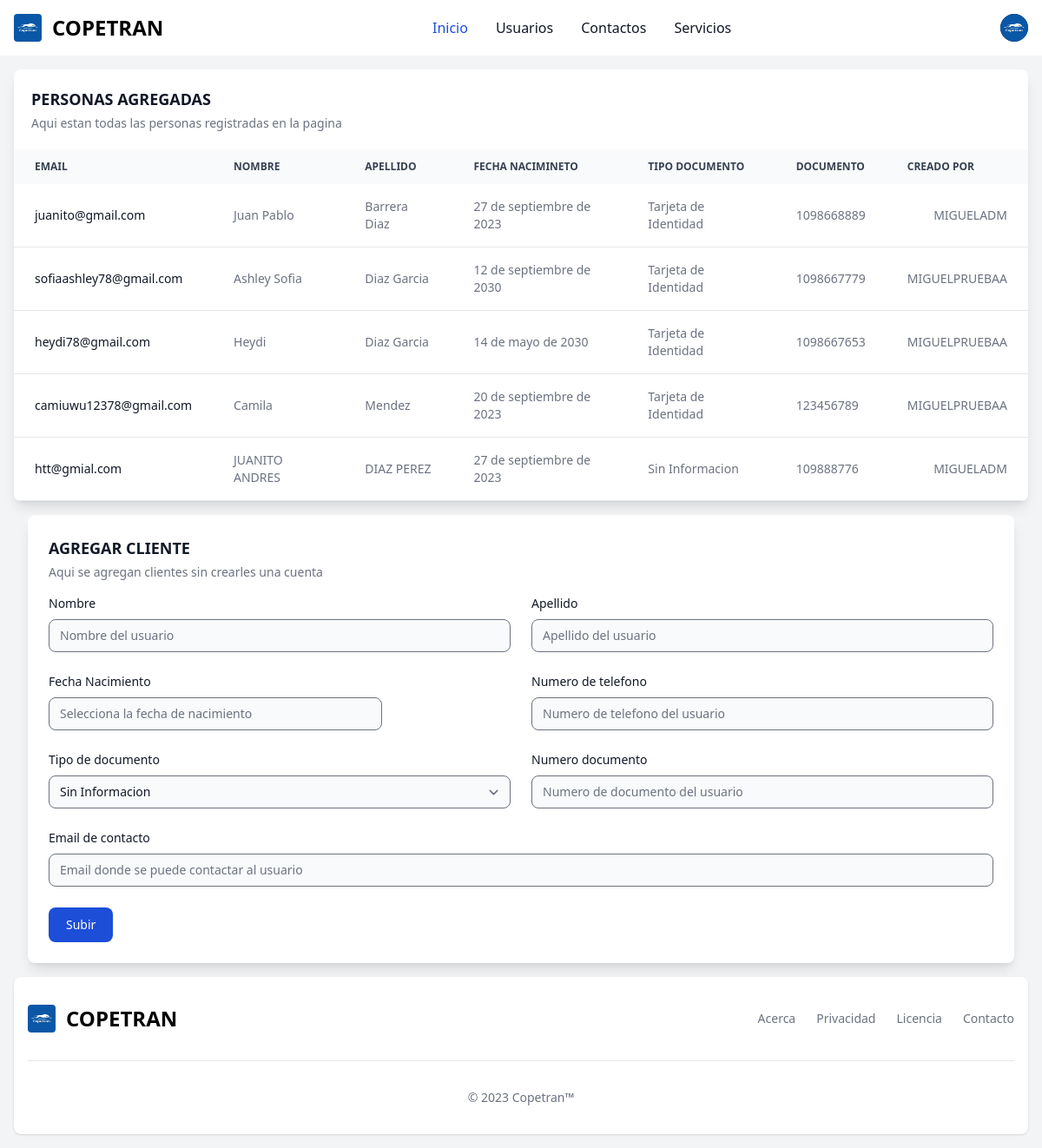
Screenshot of / (signed in) with the database file from the repository.
### personas/models.py (models this page shows, shortened)
class Personas(models.Model):
    nombre = models.TextField()
    apellido = models.TextField()
    fecha_nacimiento = models.DateField()
    telefono = models.CharField(max_length=15)
    tipo_documento = models.CharField(max_length=40, blank=True, null=True, choices=TIPO_DOCUMENTO, default='Sin Informacion')
    documento = models.TextField()
    email = models.EmailField(unique=True)
    estado = models.BooleanField(default=True)
    created_on = models.DateTimeField(default=timezone.now)
    author = models.ForeignKey(User, on_delete=models.CASCADE, related_name='creador_grado')

### users/models.py (models this page shows)
class CustomUser(AbstractUser):
    nombre = models.CharField(max_length=100)
    apellido = models.CharField(max_length=100)
    email = models.EmailField(unique=True)
    fecha_unirse = models.DateTimeField(auto_now_add=True)
    def __str__(self):
        return self.username

### personas/views.py (the view, shortened to what this page needs)
# urls.py: path('', include('personas.urls')),
class personas(View):
    def get(self, request, *args, **kwargs):
        personas = Personas.objects.all()
        form = PersonasForm()
        contexto = {
            'personas': personas,
            'form': form,
            'url': 0,
        }
        return render(request, 'components/index.html', contexto )

### templates/components/index.html (shortened to what this page needs)
{% extends 'base.html' %}
{% load crispy_forms_tags %}
{% block content %}
<div class="hidden md:block relative overflow-x-auto shadow-lg sm:rounded-lg">
    <table class="w-full text-sm text-left text-gray-500 dark:text-gray-400">
        <caption class="p-5 text-lg font-semibold text-left text-gray-900 bg-white dark:text-white dark:bg-gray-900">
            PERSONAS AGREGADAS
            <p class="mt-1 text-sm font-normal text-gray-500 dark:text-gray-400">Aqui estan todas las personas registradas en la pagina</p>
        </caption>
        <thead class="text-xs text-gray-700 uppercase bg-gray-50 dark:bg-gray-700 dark:text-gray-400">
            <tr>
                <th scope="col" class="px-6 py-3">
                    Email
                </th>
                <th scope="col" class="px-6 py-3">
                    Nombre
                </th>
                <th scope="col" class="px-6 py-3">
                    Apellido
                </th>
                <th scope="col" class="px-6 py-3">
                    Fecha Nacimineto
                </th>
                <th scope="col" class="px-6 py-3">
                    Tipo Documento
                </th>
                <th scope="col" class="px-6 py-3">
                    Documento
                </th>
                <th scope="col" class="px-6 py-3">
                    Creado Por
                </th>
            </tr>
        </thead>
        <tbody>
            {% for user in personas %}
                <tr class="bg-white border-b dark:bg-gray-900 dark:border-gray-700">
                    <th scope="row" class="px-6 py-4 font-medium text-gray-900 whitespace-nowrap dark:text-white">
                        {{user.email}}
                    </th>
                    <td class="px-6 py-4">
                        {{user.nombre}}
                    </td>
                    <td class="px-6 py-4">
                        {{user.apellido}}
                    </td>
                    <td class="px-6 py-4">
                        {{user.fecha_nacimiento}}
                    </td>
                    <td class="px-6 py-4 ">
                        {{user.tipo_documento}}
                    </td>
                    <td class="px-6 py-4 ">
                        {{user.documento}}
                    </td>
                    <td class="px-6 py-4 text-right">
                        {{user.author}}
                    </td>
                </tr>
            {% endfor %}
        </tbody>
    </table>
</div>
<div>
    {% if user.is_authenticated %}
    <form method="POST" action="{% url 'home' %}" class="m-4 p-6 rounded-lg bg-white dark:bg-gray-900 shadow-lg">
        <div class=" text-lg font-semibold text-left text-gray-900 dark:text-white">
           AGREGAR CLIENTE
            <p class="mt-1 text-sm font-normal text-gray-500 dark:text-gray-400 pb-4">Aqui se agregan clientes sin crearles una cuenta</p>
        </div>
        <div class="grid gap-6 mb-6 md:grid-cols-2">
            <div>
                <label for="first_name" class="block mb-2 text-sm font-medium text-gray-900 dark:text-white">Nombre</label>
                {{ form.nombre }}
            </div>
            <div>
                <label for="last_name" class="block mb-2 text-sm font-medium text-gray-900 dark:text-white">Apellido</label>
                {{ form.apellido }}
            </div>
            <div>
                <label for="company" class="block mb-2 text-sm font-medium text-gray-900 dark:text-white">Fecha Nacimiento</label>
                <div class="relative max-w-sm">
                    {{ form.fecha_nacimiento }}
                </div>
            </div>
            <div>
                <label for="phone" class="block mb-2 text-sm font-medium text-gray-900 dark:text-white">Numero de telefono</label>
                {{ form.telefono }}
            </div>
            <div>
                <label for="website" class="block mb-2 text-sm font-medium text-gray-900 dark:text-white">Tipo de documento</label>
                {{ form.tipo_documento }}
            </div>
            <div>
                <label for="visitors" class="block mb-2 text-sm font-medium text-gray-900 dark:text-white">Numero documento</label>
                {{ form.documento }}
            </div>
        </div>
        <div class="mb-6">
            <label for="email" class="block mb-2 text-sm font-medium text-gray-900 dark:text-white">Email de contacto</label>
            {{ form.email }}
        </div>
        <button type="submit" class="text-white bg-blue-700 hover:bg-blue-800 focus:ring-4 focus:outline-none focus:ring-blue-300 font-medium rounded-lg text-sm w-full sm:w-auto px-5 py-2.5 text-center dark:bg-blue-600 dark:hover:bg-blue-700 dark:focus:ring-blue-800">Subir</button>
    </form>
    {% endif %}
</div>
{% endblock content %}

### rows the page displays
Personas: email "juanito@gmail.com", nombre "Juan Pablo", apellido "Barrera Diaz", fecha_nacimiento "27 de septiembre de 2023", tipo_documento "Tarjeta de Identidad", documento "1098668889", author "MIGUELADM"
Personas: email "sofiaashley78@gmail.com", nombre "Ashley Sofia", apellido "Diaz Garcia", fecha_nacimiento "12 de septiembre de 2030", tipo_documento "Tarjeta de Identidad", documento "1098667779", author "MIGUELPRUEBAA"
Personas: email "heydi78@gmail.com", nombre "Heydi", apellido "Diaz Garcia", fecha_nacimiento "14 de mayo de 2030", tipo_documento "Tarjeta de Identidad", documento "1098667653", author "MIGUELPRUEBAA"
Personas: email "camiuwu12378@gmail.com", nombre "Camila", apellido "Mendez", fecha_nacimiento "20 de septiembre de 2023", tipo_documento "Tarjeta de Identidad", documento "123456789", author "MIGUELPRUEBAA"
Personas: email "htt@gmial.com", nombre "JUANITO ANDRES", apellido "DIAZ PEREZ", fecha_nacimiento "27 de septiembre de 2023", tipo_documento "Sin Informacion", documento "109888776", author "MIGUELADM"
